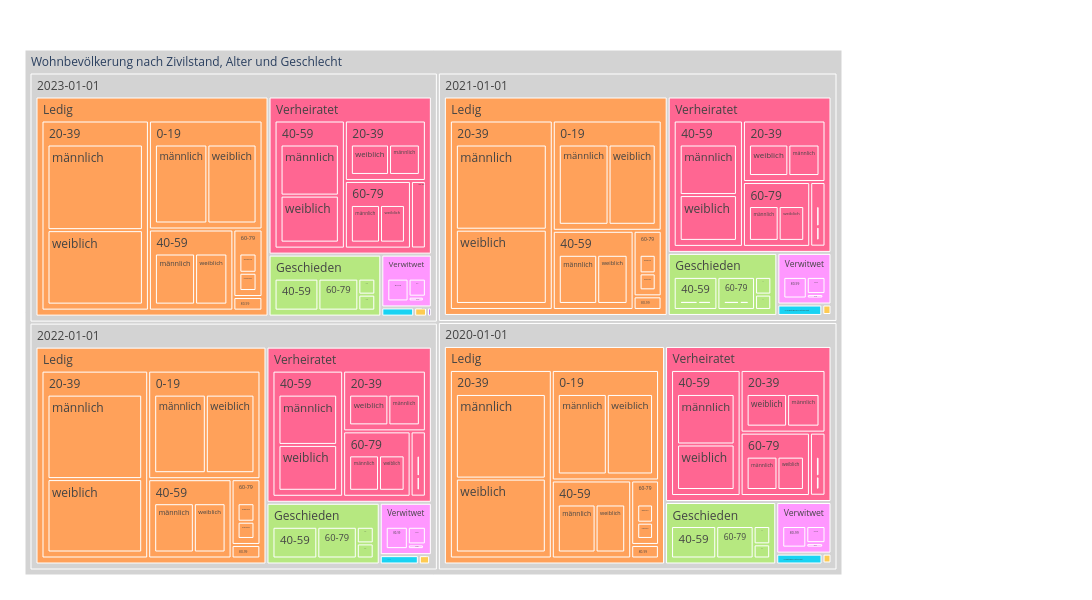

The notebook cell saved with this chart:
### Code cell
my_Title = "Wohnbevölkerung nach Zivilstand, Alter und Geschlecht"

fig = px.treemap(myTreemapAgg.reset_index(), path=[px.Constant(my_Title), 'StichtagDatJahr', 'Ziv2Lang', 'AlterV20Kurz','SexLang']
                 , values='sum_WBev'
                 , color='Ziv2Lang'
                 ## bei discrete scales (bei Klassen und Strings):                 
                 #, color_discrete_map={'(?)':'lightgrey','EVP':'gold', 'Ausländer/in':'#FF3030', 'PdA':'#EE3B3B', 'Grüne':'#A2CD5A','GLP':'#CAFF70','Die Mitte':'orange','FDP':'#104E8B','AL':'deeppink','SVP':'forestgreen', 'FL ZÜRI':'#8B864E','Volt':'#lightblue' }         
                 , color_discrete_map={'(?)':'lightgrey','Schweizer/in':'gold', 'SP':'#FF3030' }               
                 ## bei continuous scales (bei Zahlenwerten):
                , color_continuous_scale='blues'
                #, color_continuous_midpoint=np.average(df['AnzBestWir'], weights=df['AnzBestWir'])   
                 ,height=600
                 ,width=1100
                )
fig.update_traces(root_color="grey")
fig.update_layout(margin = dict(t=50, l=25, r=250, b=25))
fig.data[0].hovertemplate = '%{label}<br><br>AnzPers:<br>%{value}<extra></extra>'
fig.show()

### Figure 1 — Plotly figure (JSON) as saved in the notebook; plotly's stock layout.template omitted (floating-point values rounded to 4 significant figures; data arrays with more than 128 entries replaced by an {"elided": "..."} marker saying what was removed)
{"data": [{"branchvalues": "total", "customdata": {"elided": "435x1 str values"}, "domain": {"x": [0, 1], "y": [0, 1]}, "hovertemplate": "labels=%{label}<br>sum_WBev=%{value}<br>parent=%{parent}<br>id=%{id}<br>Ziv2Lang=%{customdata[0]}<extra></extra>", "ids": {"elided": "435 str values"}, "labels": {"elided": "435 str values"}, "marker": {"colors": {"elided": "435 str values"}}, "name": "", "parents": {"elided": "435 str values"}, "root": {"color": "grey"}, "type": "treemap", "values": {"elided": "435 int values"}}], "layout": {"height": 600, "legend": {"tracegroupgap": 0}, "margin": {"b": 25, "l": 25, "r": 250, "t": 50}, "width": 1100}}
